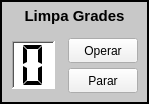
  <widget class="QFrame" name="frame_lg">
   <property name="geometry">
    <rect>
     <x>475</x>
     <y>130</y>
     <width>149</width>
     <height>104</height>
    </rect>
   </property>
   <property name="styleSheet">
    <string notr="true">background-color: rgba(200, 200, 200);</string>
   </property>
   <property name="frameShape">
    <enum>QFrame::Box</enum>
   </property>
   <property name="frameShadow">
    <enum>QFrame::Plain</enum>
   </property>
   <property name="lineWidth">
    <number>2</number>
   </property>
   <widget class="QWidget" name="verticalLayoutWidget_2">
    <property name="geometry">
     <rect>
      <x>4</x>
      <y>4</y>
      <width>141</width>
      <height>98</height>
     </rect>
    </property>
    <layout class="QVBoxLayout" name="verticalLayout_lg">
     <property name="spacing">
      <number>0</number>
     </property>
     <property name="leftMargin">
      <number>0</number>
     </property>
     <item>
      <widget class="QLabel" name="label_lg">
       <property name="maximumSize">
        <size>
         <width>155</width>
         <height>28</height>
        </size>
       </property>
       <property name="font">
        <font>
         <pointsize>11</pointsize>
         <weight>75</weight>
         <bold>true</bold>
         <underline>false</underline>
        </font>
       </property>
       <property name="accessibleDescription">
        <string/>
       </property>
       <property name="layoutDirection">
        <enum>Qt::LeftToRight</enum>
       </property>
       <property name="text">
        <string>Limpa Grades</string>
       </property>
       <property name="alignment">
        <set>Qt::AlignHCenter|Qt::AlignTop</set>
       </property>
      </widget>
     </item>
     <item>
      <layout class="QHBoxLayout" name="horizontalLayout_lg">
       <property name="spacing">
        <number>0</number>
       </property>
       <property name="leftMargin">
        <number>8</number>
       </property>
       <property name="bottomMargin">
        <number>4</number>
       </property>
       <item>
        <widget class="QLCDNumber" name="lcdNumber_lg_status">
         <property name="maximumSize">
          <size>
           <width>43</width>
           <height>48</height>
          </size>
         </property>
         <property name="styleSheet">
          <string notr="true">background-color: rgb(255, 255, 255);</string>
         </property>
         <property name="frameShape">
          <enum>QFrame::WinPanel</enum>
         </property>
         <property name="frameShadow">
          <enum>QFrame::Sunken</enum>
         </property>
         <property name="lineWidth">
          <number>1</number>
         </property>
         <property name="midLineWidth">
          <number>0</number>
         </property>
         <property name="smallDecimalPoint">
          <bool>false</bool>
         </property>
         <property name="digitCount">
          <number>1</number>
         </property>
         <property name="segmentStyle">
          <enum>QLCDNumber::Flat</enum>
         </property>
        </widget>
       </item>
       <item>
        <layout class="QVBoxLayout" name="verticalLayout_bt_lg">
         <property name="spacing">
          <number>5</number>
         </property>
         <property name="sizeConstraint">
          <enum>QLayout::SetNoConstraint</enum>
         </property>
         <property name="leftMargin">
          <number>6</number>
         </property>
         <item alignment="Qt::AlignHCenter">
          <widget class="QPushButton" name="pushButton_lg_operar">
           <property name="maximumSize">
            <size>
             <width>70</width>
             <height>25</height>
            </size>
           </property>
           <property name="styleSheet">
            <string notr="true">background-color: rgb(241, 241, 241);</string>
           </property>
           <property name="text">
            <string>Operar</string>
           </property>
          </widget>
         </item>
         <item alignment="Qt::AlignHCenter">
          <widget class="QPushButton" name="pushButton_lg_parar">
           <property name="maximumSize">
            <size>
             <width>70</width>
             <height>25</height>
            </size>
           </property>
           <property name="styleSheet">
            <string notr="true">background-color: rgb(241, 241, 241);</string>
           </property>
           <property name="text">
            <string>Parar</string>
           </property>
          </widget>
         </item>
        </layout>
       </item>
      </layout>
     </item>
    </layout>
   </widget>
  </widget>
